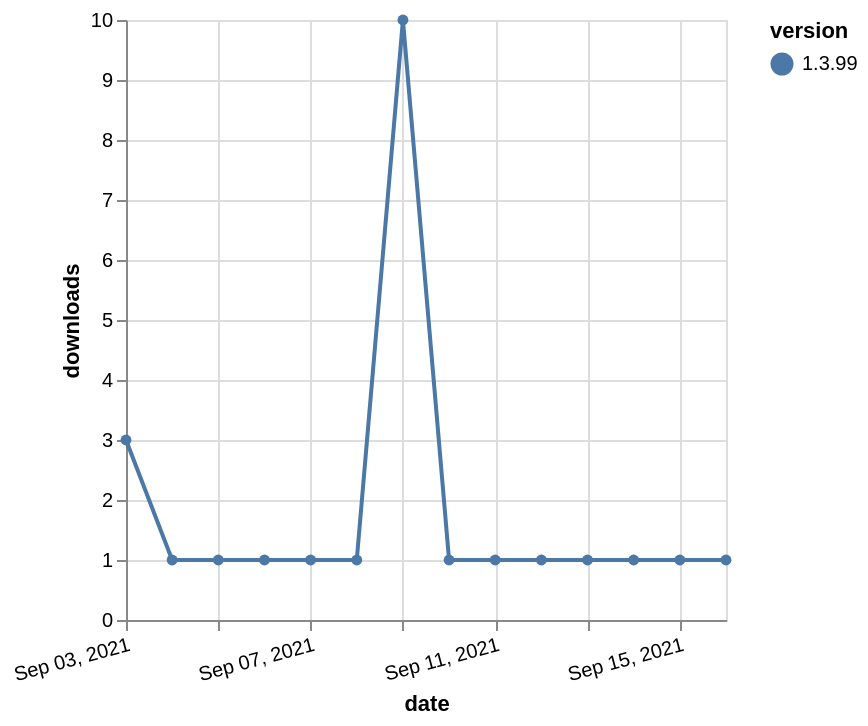

Here is the Vega-Lite specification saved for this chart:
### Vega-Lite specification from a JSON file in a GitHub repository (floating-point values rounded to 4 significant figures)
{"$schema": "https://vega.github.io/schema/vega-lite/v5.json", "description": "A simple bar chart with embedded data.", "data": {"values": [{"date": "2021-09-03", "total": 514, "delta": 3, "version": "1.3.99"}, {"date": "2021-09-04", "total": 515, "delta": 1, "version": "1.3.99"}, {"date": "2021-09-05", "total": 516, "delta": 1, "version": "1.3.99"}, {"date": "2021-09-06", "total": 517, "delta": 1, "version": "1.3.99"}, {"date": "2021-09-07", "total": 518, "delta": 1, "version": "1.3.99"}, {"date": "2021-09-08", "total": 519, "delta": 1, "version": "1.3.99"}, {"date": "2021-09-09", "total": 529, "delta": 10, "version": "1.3.99"}, {"date": "2021-09-10", "total": 530, "delta": 1, "version": "1.3.99"}, {"date": "2021-09-11", "total": 531, "delta": 1, "version": "1.3.99"}, {"date": "2021-09-12", "total": 532, "delta": 1, "version": "1.3.99"}, {"date": "2021-09-13", "total": 533, "delta": 1, "version": "1.3.99"}, {"date": "2021-09-14", "total": 534, "delta": 1, "version": "1.3.99"}, {"date": "2021-09-15", "total": 535, "delta": 1, "version": "1.3.99"}, {"date": "2021-09-16", "total": 536, "delta": 1, "version": "1.3.99"}]}, "width": "container", "mark": {"type": "line", "point": {"filled": true}}, "encoding": {"x": {"field": "date", "type": "temporal", "timeUnit": "yearmonthdate", "title": "date", "axis": {"labelAngle": -15}}, "y": {"field": "delta", "type": "quantitative", "title": "downloads"}, "color": {"field": "version", "type": "nominal"}, "tooltip": {"field": "delta"}}}
